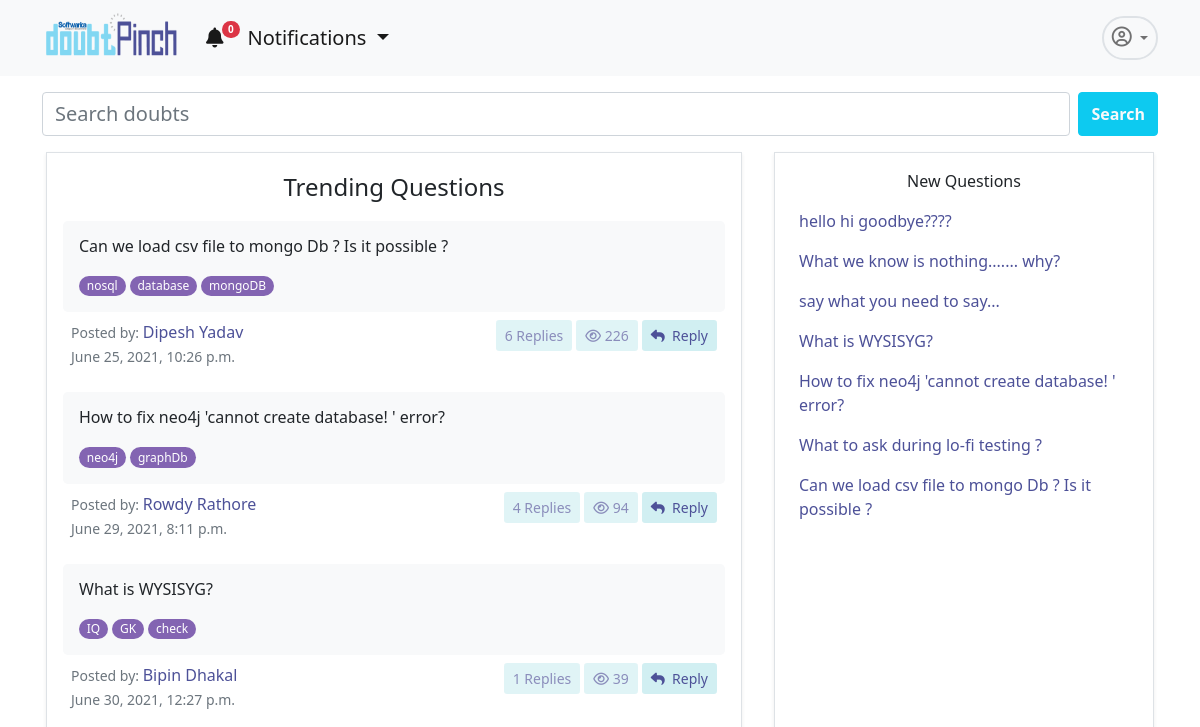
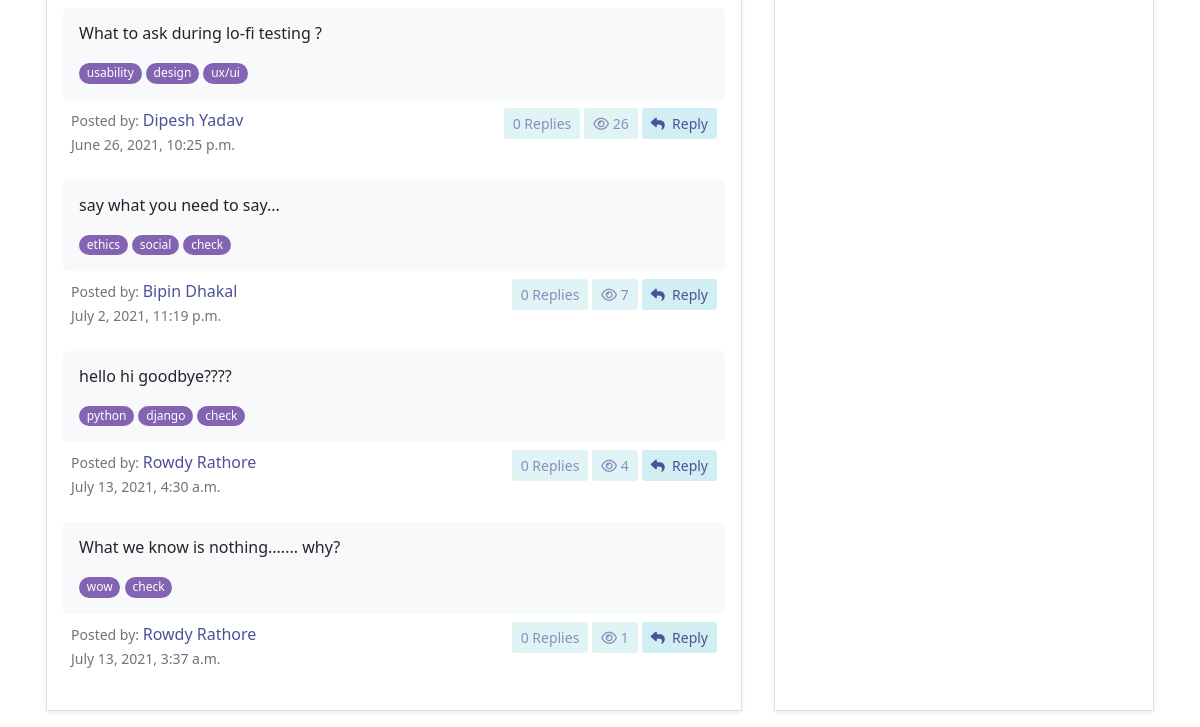
/app/home/, run on an earlier commit of the app's database (2 pictures, top to bottom).
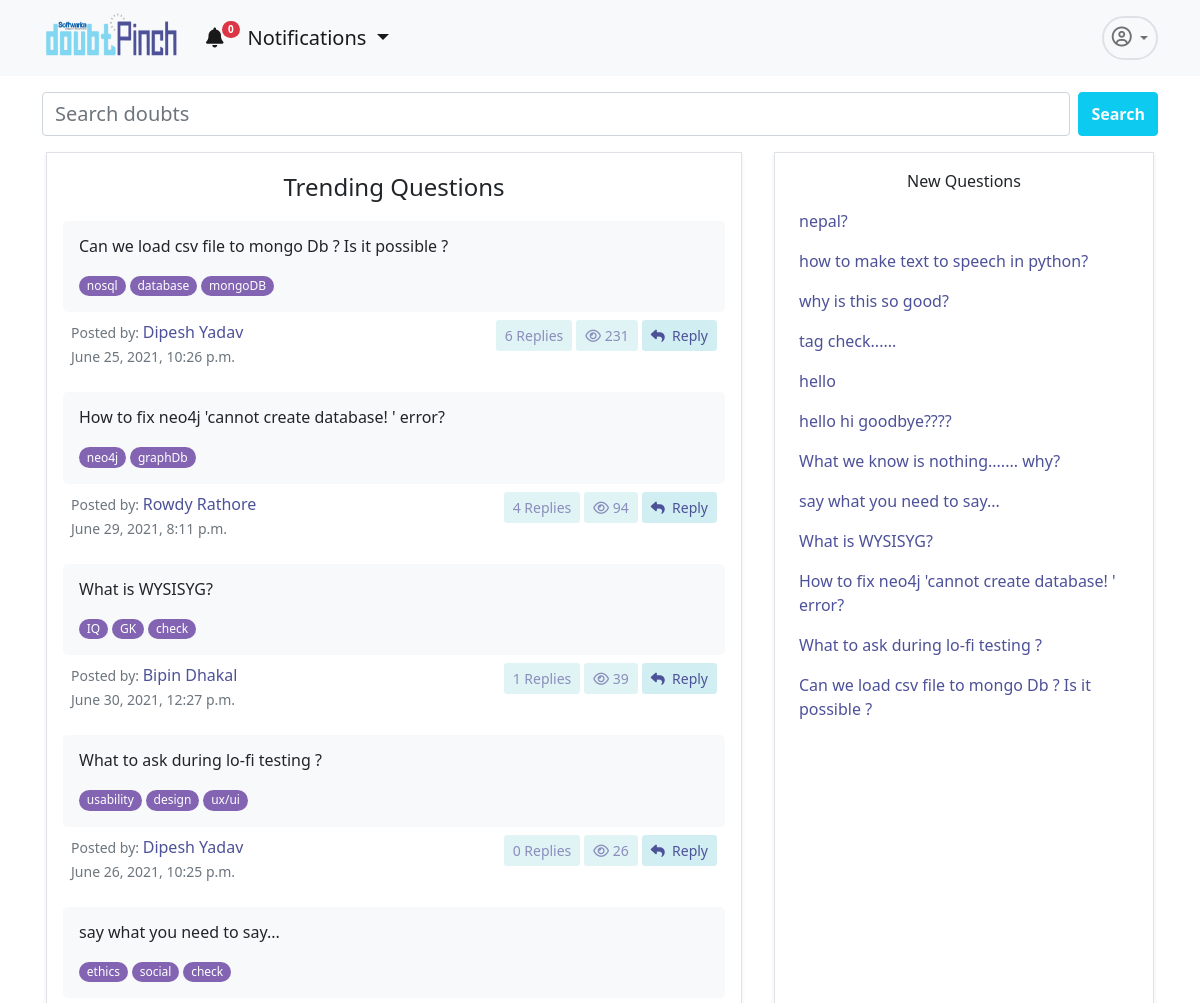
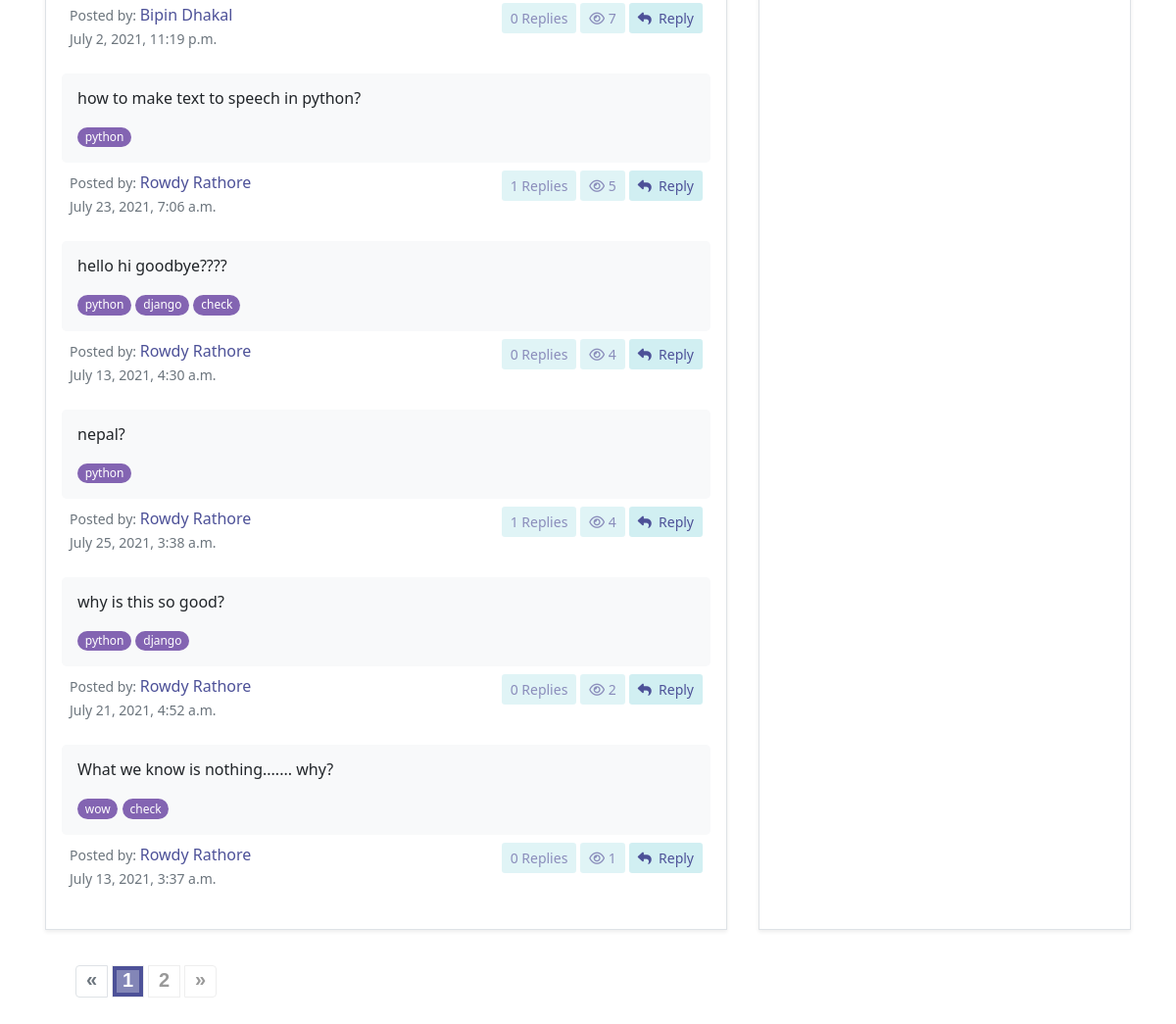
And on a later commit of the database (2 pictures, top to bottom).
### dpapp/models.py (models this page shows, shortened)
class Doubt(models.Model):
    user= models.ForeignKey(User,on_delete=models.CASCADE)
    title= models.TextField(null=False)
    description=models.TextField(null=True, blank=True)
    created_on = models.DateTimeField(default=datetime.now, blank=True)
    views= models.IntegerField(default=0)
    tags = TaggableManager()
    @property
    def total_replies(self):
        totalreplies = Answer.objects.filter(doubt=self).count()
        return totalreplies

### accounts/models.py (models this page shows, shortened)
class User(AbstractUser):
    username = None#models.CharField(max_length=255, null=True, blank=True)
    email = models.EmailField(
        verbose_name='email address',
        max_length=255,
        unique=True,
    )
    profile_pic= models.ImageField(upload_to='admin_pics', null=True, blank=True)
    email_confirmed = models.BooleanField(default=False) #initially this field is false but will se chan
    is_active = models.BooleanField(default=False)
    is_staff = models.BooleanField(default=False) # a admin user; non super-user
    is_admin = models.BooleanField(default=False)
    is_seller = models.BooleanField(default=False)
    is_customer = models.BooleanField(default=False)
    USERNAME_FIELD = 'email'
    REQUIRED_FIELDS = [] #emaila nd password are required fields and first name and last name is inherited from the user creation model
    object = UserManager()

### dpapp/views.py (the view)
# urls.py: 2. Add a URL to urlpatterns:  path('', Home.as_view(), name='home')
class Home(ListView):
    template_name="dpapp/home.html"
    model= Doubt
    def get_context_data(self, **kwargs):
        context = super(Home, self).get_context_data(**kwargs)
        doubts=Doubt.objects.all().order_by('-views')
        newdoubts=Doubt.objects.all().order_by('-id')
        paginator= Paginator(doubts, 10)
        page = self.request.GET.get('page')
        try:
            doubts = paginator.page(page)
        except PageNotAnInteger:
            doubts = paginator.page(1)
        except EmptyPage:
            doubts = paginator.page(paginator.num_pages)
        context.update({'doubts':doubts,'newdoubts':newdoubts,'page':page})
        return context

### dpapp/blognav.py (called while the page is built)
def navbar(request):
    if not request.user.is_anonymous:
        user=request.user
        notifications = Notification.objects.filter(user=user).order_by('-id')[:5]
        noti_count = Notification.objects.filter(user=user, is_seen=False).count()
        return {'nav_notifications': notifications,'noti_count':noti_count}
    return {'nav_notifications': '0','noti_count':0}

### templates/dpapp/home.html (shortened to what the changed rows need)
{% extends 'dpapp/base.html' %}
{% load static %}
        {% block navbar%}
        <link rel="stylesheet" href="{% static 'dpapp/css/paginate.css' %}">
        <div class="container">
            <div class="row mt-3 ">
                <div class="col border shadow-sm p-3 mx-3 mb-3">
                    {% for i in doubts %}
                    <div class="mt-1">
                        <div class="bg-light mt-2 p-3 rounded-3  ">
                            <p class="h6 text-dark mb-3">{{i.title}}</p>
                            {% for tag in i.tags.all %}
                            <a href="{% url 'dpapp:tags' tag.slug %}"><span class="badge rounded-pill bg-purple fw-normal">{{tag.name}}</span></a>
                            {%endfor%}
                        </div>
                        <div class="d-flex bd-highlight mb-3">
                            <div class="me-auto p-2 bd-highlight">
                                <small class="text-muted">Posted by: <span class="fs-6 text-pinch">{{i.user.first_name}} {{i.user.last_name}}</span></small><br>
                                <small class="text-muted">{{i.created_on}}</span></small>
                            </div>
                            <div class="p-2 bd-highlight">
                                <div class="d-flex justify-content-center">
                                    <a href="" class="btn btn-doubt btn-sm text-pinch disabled me-1"> {{i.total_replies}} Replies</a>
                                    <a href="" class="btn btn-doubt btn-sm text-pinch disabled me-1"><i
                                            class="far fa-eye"></i> {{i.views}}</a>
                                    <a href="{% url 'dpapp:detail' i.id %}" class="btn btn-doubt btn-sm text-pinch "><i
                                            class="fas fa-reply"></i>&nbsp; Reply</a>
                                </div>
                            </div>
                        </div>
                    </div>
                    {% endfor %}
                </div>
                <div class="col-lg-4 col-11 border shadow-sm mx-3 py-3 px-4 mb-3">
                    {% for i in newdoubts%}
                    <a href="{% url 'dpapp:detail' i.id %}" class="text-pinch text-decoration-none fs-6">
                        <p>{{i.title}}</p>
                    </a>
                   {% endfor %}
                </div>
            </div>
            {% if doubts.paginator.num_pages > 1 %}
            <div class="demo">
                <nav class="pagination-outer" aria-label="Page navigation">
                    <ul class="pagination">
                        {% if doubts.has_previous %}
                        {% if 'heading_contains' in request.get_full_path %}
                        <li class="page-item">
                            <a class="page-link" href="{{ request.get_full_path }}&page={{ doubts.previous_page_number }}" tabindex="-1" aria-label="Previous">
                                <span aria-hidden="true">«</span>
                            </a>
                        </li>
                        {% else %}
                        <li class="page-item">
                            <a  class="page-link" href="?page={{ doubts.previous_page_number }}" tabindex="-1" aria-label="Previous">
                                <span aria-hidden="true">«</span>
                            </a>
                        </li>
                        {% endif %}
                        {% else%}
                        <li class="page-item disabled">
                            <a href="#" class="page-link"  tabindex="-1" aria-label="Previous">
                                <span aria-hidden="true">«</span>
                            </a>
                        </li>
                        {% endif %}
                        {% for i in doubts.paginator.page_range %}
                        {% if i == doubts.number%}
                        <li class="page-item active"><a class="page-link" href="#">{{i}}</a></li>
                        {% else %}
                            {% if 'heading_contains' in request.get_full_path %}
                            <li class="page-item"><a class="page-link" href="{{ request.get_full_path }}&page={{ i }}">{{ i }}</a></li>
                            {% else %}
                            <li class="page-item "><a class="page-link"  href="?page={{ i }}">{{ i }}</a></li>
                            {% endif %}
                        {% endif %}
                        {% endfor %}
                        {% if doubts.has_next %}
                        {% if 'heading_contains' in request.get_full_path %}
                        <li class="page-item">
                            <a class="page-link" aria-label="Next" href="{{ request.get_full_path }}&page={{ doubts.next_page_number }}">
                                <span aria-hidden="true">»</span>
                            </a>
                        </li>
                        {% else %}
                        <li class="page-item">
                            <a class="page-link" aria-label="Next" href="?page={{ doubts.next_page_number }}">
                                <span aria-hidden="true">»</span>
                            </a>
                        </li>
                        {%endif%}
                        {% else %}
                        <li class="page-item disabled">
                            <a class="page-link" aria-label="Next" href="#">
                                <span aria-hidden="true">»</span>
                            </a>
                        </li>
                        {%endif%}
                    </ul>
                </nav>
            </div>
            {%endif%}
        </div>
{% endblock %}

What changed in the data, as far as the page shows it:
changed Doubt "Can we load csv file to mongo Db ? Is it possible ?": views "226" → "231"
added Doubt: title "how to make text to speech in python?", user.first_name "Rowdy", user.last_name "Rathore", created_on "July 23, 2021, 7:06 a.m.", total_replies "1", views "5", Tag (name "python")
added Doubt: title "nepal?", user.first_name "Rowdy", user.last_name "Rathore", created_on "July 25, 2021, 3:38 a.m.", total_replies "1", views "4", Tag (name "python")
added Doubt: title "why is this so good?", user.first_name "Rowdy", user.last_name "Rathore", created_on "July 21, 2021, 4:52 a.m.", total_replies "0", views "2", Tag (name "python"), Tag (name "django")
added Doubt: title "tag check......"
added Doubt: title "hello"
Also different on the page:
new list line: "1"
new list line: "2"
